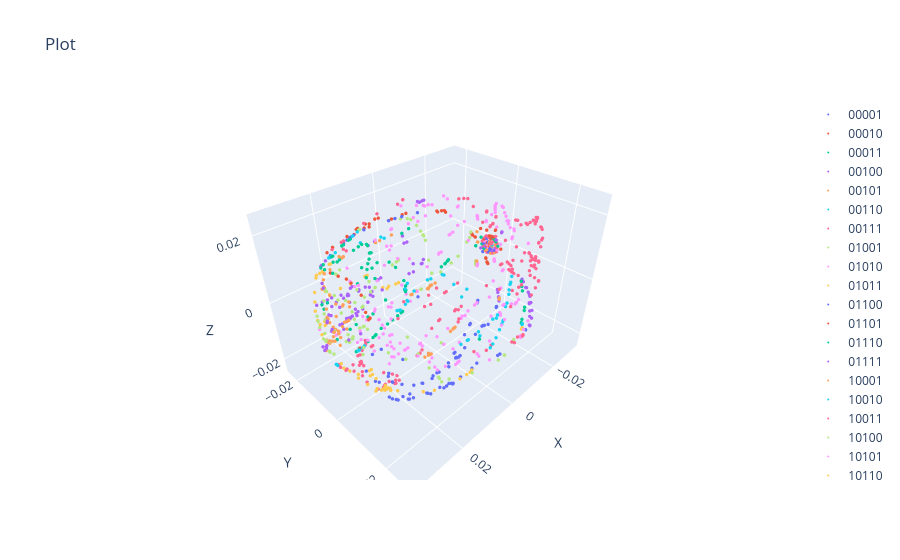

Notebook code for this chart:
### Code cell
scatter(freq_coarse_phate, heclass, s=2)
